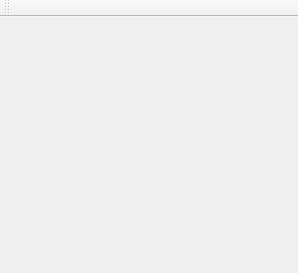
<?xml version="1.0" encoding="UTF-8"?>
<ui version="4.0">
 <class>MainWindow</class>
 <widget class="QMainWindow" name="MainWindow">
  <property name="geometry">
   <rect>
    <x>0</x>
    <y>0</y>
    <width>298</width>
    <height>273</height>
   </rect>
  </property>
  <property name="windowTitle">
   <string>Demineur</string>
  </property>
  <property name="layoutDirection">
   <enum>Qt::LeftToRight</enum>
  </property>
  <widget class="QWidget" name="centralwidget">
   <property name="font">
    <font>
     <weight>75</weight>
     <bold>true</bold>
    </font>
   </property>
   <layout class="QGridLayout" name="gridLayout_3">
    <property name="leftMargin">
     <number>0</number>
    </property>
    <property name="topMargin">
     <number>0</number>
    </property>
    <property name="rightMargin">
     <number>0</number>
    </property>
    <property name="bottomMargin">
     <number>0</number>
    </property>
    <property name="spacing">
     <number>0</number>
    </property>
   </layout>
  </widget>
  <widget class="QToolBar" name="toolBar">
   <property name="windowTitle">
    <string>toolBar</string>
   </property>
   <attribute name="toolBarArea">
    <enum>TopToolBarArea</enum>
   </attribute>
   <attribute name="toolBarBreak">
    <bool>false</bool>
   </attribute>
  </widget>
  <action name="actionVersion_1">
   <property name="text">
    <string>Version 1</string>
   </property>
  </action>
  <action name="actionAZIAWOR_KOFFI">
   <property name="text">
    <string>COUBADJA MAYI-MOUNA</string>
   </property>
  </action>
  <action name="actionCOUBADJA_MAYI_MOUNA">
   <property name="text">
    <string>AZIAWOR KOFFI</string>
   </property>
  </action>
  <action name="actionCOUBADJA_MAYI_MOUNA_2">
   <property name="text">
    <string>HOETOHOU YAOVI</string>
   </property>
  </action>
 </widget>
 <resources/>
 <connections/>
</ui>
